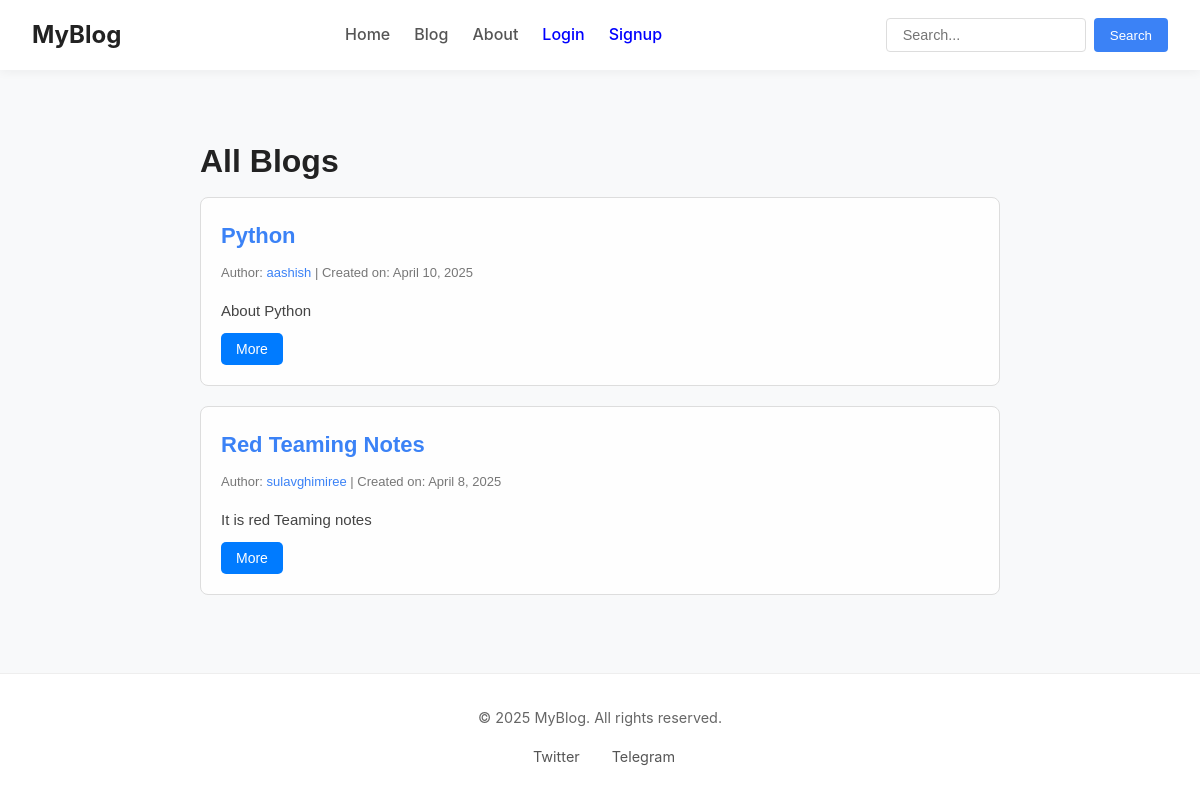
Page /blog/all on the earlier database version.
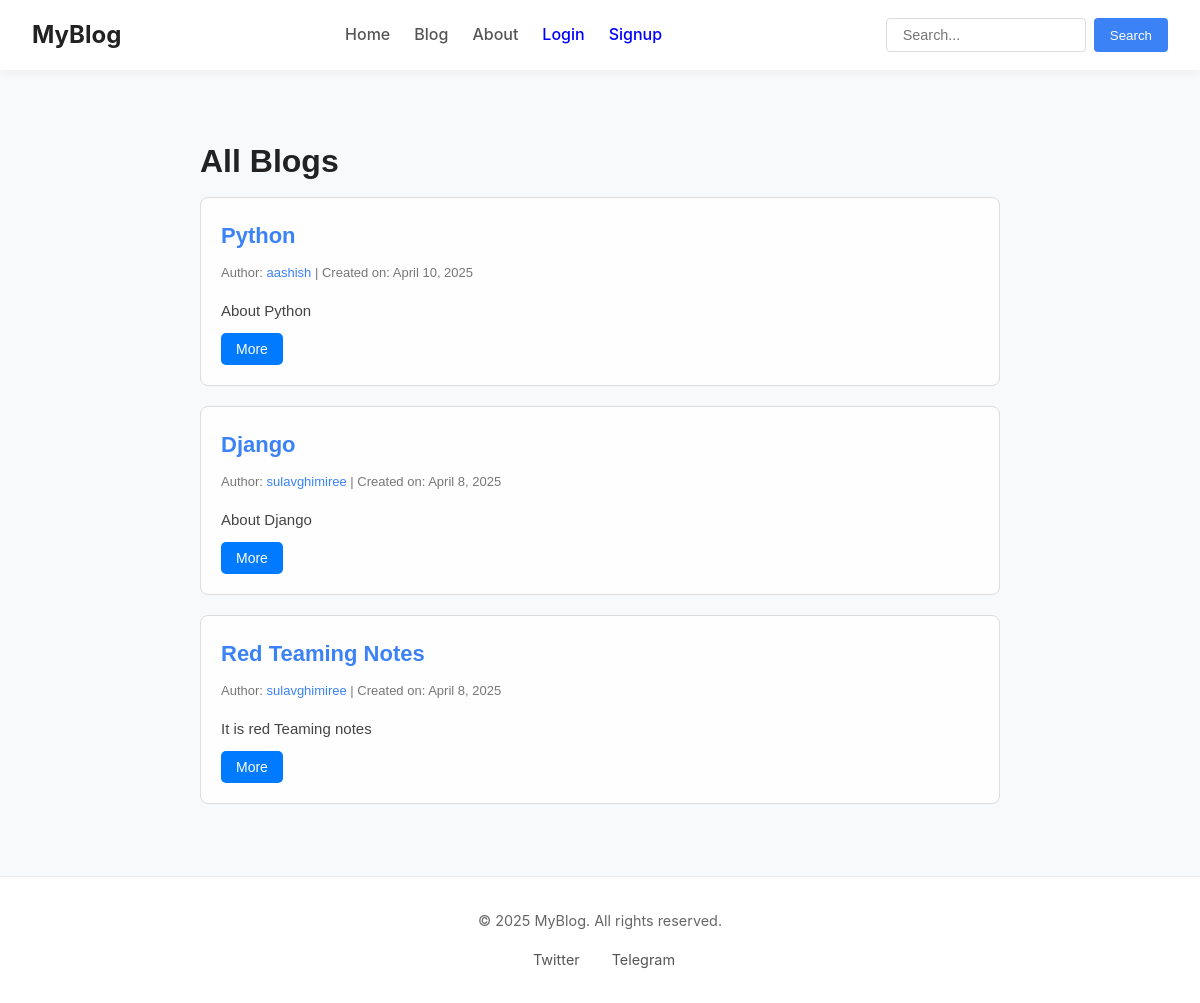
Same page on the later database version.
### blog_app/models.py (models this page shows, shortened)
class Blog(models.Model):
    title = models.CharField(max_length=200)
    short_desc = models.CharField(max_length=200)
    content = models.TextField()
    author = models.ForeignKey(User, on_delete=models.CASCADE)
    created = models.DateTimeField(auto_now_add=True)
    updated = models.DateTimeField(auto_now=True)
    is_published = models.BooleanField(default=False)

### blog_app/views.py (the view)
# urls.py: path('blog/all', views.blog_list, name='blog-list'),
def blog_list(request):
    query = request.GET.get('q', '')
    if query:
        blogs = Blog.objects.filter(title__icontains=query, is_published=True).order_by('-created') | Blog.objects.filter(content__icontains=query, is_published=True).order_by('-created') |  Blog.objects.filter(author__username__icontains=query, is_published=True).order_by('-created')
    else:
        blogs = Blog.objects.filter(is_published=True).order_by('-created')
    return render(request, 'blog_app/blog_list.html', {'blogs':blogs, 'search_query': query})

### blog_app/templates/blog_app/blog_list.html (shortened to what this page needs)
{% extends 'base.html' %} {% block content %}
<div class="blog-list-container">
  {% if search_query %}
  <h1>Search results for: "{{ search_query }}"</h1>
  {% else %}
  <h1>All Blogs</h1>
  {% endif %} {% for blog in blogs %}
  <div class="blog-card">
    <div class="blog-title">
      <a href="{% url 'blog-detail' blog.id %}">{{ blog.title }}</a>
    </div>
    <div class="blog-meta">
      Author:
      <a href="{% url 'user-profile' blog.author.username %}"
        >{{ blog.author.username }}</a
      >
      | Created on: {{ blog.created|date }}
    </div>
    <div class="blog-short">{{ blog.short_desc }}</div>
    <button
      class="more-btn"
      onclick="toggleContent('{{ blog.id }}')"
      id="btn-{{ blog.id }}"
    >
      More
    </button>
  </div>
  {% empty %}
  <p>No blogs found.</p>
  {% endfor %}
</div>
{% endblock %}

Differences in the rows shown:
now on this page (row edited): Blog: title "Django", author.username "sulavghimiree", created "April 8, 2025", short_desc "About Django"
